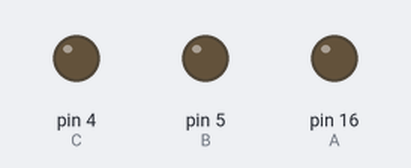
Simulated run of this sketch. Board: Arduino Uno, built with avr-gcc and run on an emulated ATmega328P. On the bench: output pins drawn as LEDs (lit = HIGH). Pins used as bus, display or sensor lines are not drawn.

Above: at 0.1 s.
At 39.9 s:
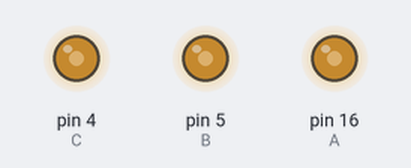
Timing chart, 0 to 40.0 s (numbered marks = the images above):
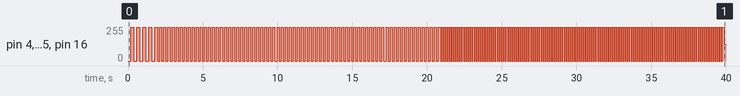

The sketch:

NGOISAOLA04.ino
```cpp
#define A 16 //pin D0
#define B 5 //pin D1
#define C 4 //pin D2
#define D 0 //pin D3

int Y[4]={1,1,1,1};

void setup() {
  Serial.begin(9600);
  // initialize digital pin NOE, A, B, CLK, XUAT, DS as an output.
  pinMode(A, OUTPUT);
  pinMode(B, OUTPUT);
  pinMode(C, OUTPUT);
  pinMode(D, OUTPUT);
  digitalWrite(A, Y[0]);
  digitalWrite(B, Y[1]);
  digitalWrite(C, Y[2]);
  digitalWrite(D, Y[3]);
}

void resetBienY(int bien){
  for(int i=0;i<4;i=i+1){
    Y[i]=bien;
  }
}

void xuatTinhieu(){
  digitalWrite(A, Y[0]);
  digitalWrite(B, Y[1]);
  digitalWrite(C, Y[2]);
  digitalWrite(D, Y[3]);
}

void sangTheochieukimdongho(int solan, int thoigianchay){
  for(int vong=0;vong<solan;vong=vong+1){
      for(int i=0;i<4;i=i+1){
        Y[i]=0;
        xuatTinhieu();
        delay(thoigianchay);
      }
      resetBienY(1);
      xuatTinhieu();
      delay(thoigianchay);
  }
}

void sangNguocchieukimdongho(int solan, int thoigianchay){
  for(int vong=0;vong<solan;vong=vong+1){
      for(int i=0;i<4;i=i+1){
        Y[3-i]=0;
        xuatTinhieu();
        delay(thoigianchay);
      }
      resetBienY(1);
      xuatTinhieu();
      delay(thoigianchay);
  }
}

void tatTheochieukimdongho(int solan, int thoigianchay){
  for(int vong=0;vong<solan;vong=vong+1){
    resetBienY(0);
    xuatTinhieu();
    delay(thoigianchay);
    for(int i=0;i<4;i=i+1){
      Y[i]=1;
      xuatTinhieu();
      delay(thoigianchay);
    }
  }
}

void tatNguocchieukimdongho(int solan, int thoigianchay){
  for(int vong=0;vong<solan;vong=vong+1){
    resetBienY(0);
    xuatTinhieu();
    delay(thoigianchay);
    for(int i=0;i<4;i=i+1){
      Y[3-i]=1;
      xuatTinhieu();
      delay(thoigianchay);
    }
  }
}

void sangDantutrenxuong(int solan, int thoigianchay){
  for(int vong=0;vong<solan;vong=vong+1){
    Y[3]=0;
    xuatTinhieu();
    delay(thoigianchay);
    Y[0]=0;
    Y[2]=0;
    xuatTinhieu();
    delay(thoigianchay);
    Y[1]=0;
    xuatTinhieu();
    delay(thoigianchay);
    resetBienY(1);
    xuatTinhieu();
    delay(thoigianchay);
  }
}

void sangDantuduoilen(int solan, int thoigianchay){
  for(int vong=0;vong<solan;vong=vong+1){
    Y[1]=0;
    xuatTinhieu();
    delay(thoigianchay);
    Y[0]=0;
    Y[2]=0;
    xuatTinhieu();
    delay(thoigianchay);
    Y[3]=0;
    xuatTinhieu();
    delay(thoigianchay);
    resetBienY(1);
    xuatTinhieu();
    delay(thoigianchay);
  }
}

void tatDantutrenxuong(int solan, int thoigianchay){
  for(int vong=0;vong<solan;vong=vong+1){
    resetBienY(0);
    xuatTinhieu();
    delay(thoigianchay);
    Y[3]=1;
    xuatTinhieu();
    delay(thoigianchay);
    Y[0]=1;
    Y[2]=1;
    xuatTinhieu();
    delay(thoigianchay);
    Y[1]=1;
    xuatTinhieu();
    delay(thoigianchay);
    resetBienY(1);
    xuatTinhieu();
    delay(thoigianchay);
  }
}

void tatDantuduoilen(int solan, int thoigianchay){
  for(int vong=0;vong<solan;vong=vong+1){
    resetBienY(0);
    xuatTinhieu();
    delay(thoigianchay);
    Y[1]=1;
    xuatTinhieu();
    delay(thoigianchay);
    Y[0]=1;
    Y[2]=1;
    xuatTinhieu();
    delay(thoigianchay);
    Y[3]=1;
    xuatTinhieu();
    delay(thoigianchay);
    resetBienY(1);
    xuatTinhieu();
    delay(thoigianchay);
  }
}

void nhapnhay(int solan, int thoigianchay){
  for(int vong=0;vong<solan;vong=vong+1){
    resetBienY(0);
    xuatTinhieu();
    delay(thoigianchay);
    resetBienY(1);
    xuatTinhieu();
    delay(thoigianchay);
  }
}

void nhapNhaynhanhdan(){
  for(int i=200;i>0;i=i-65){
    nhapnhay(205-i, i);
  }
}

void nhapNhaycanhdoixung(int solan, int thoigianchay){
  Y[0]=0;
  Y[2]=0;
  Y[1]=1;
  Y[3]=1;
  xuatTinhieu();
  delay(thoigianchay);
  for(int vong=0;vong<solan;vong=vong+1){
    Y[0]=!Y[0];
    Y[2]=!Y[2];
    Y[1]=!Y[1];
    Y[3]=!Y[3];
    xuatTinhieu();
    delay(thoigianchay);
  }
  resetBienY(1);
  xuatTinhieu();
  delay(thoigianchay);
}

void sangXoaytheochieukimdongho(int solan, int thoigianchay){
  for(int vong=0;vong<solan;vong=vong+1){
      for(int i=0;i<4;i=i+1){
        Y[i]=0;
        xuatTinhieu();
        delay(thoigianchay);
        Y[i]=1;
        xuatTinhieu();
      }
  }
  resetBienY(1);
  xuatTinhieu();
}

void sangXoaynguocchieukimdongho(int solan, int thoigianchay){
  for(int vong=0;vong<solan;vong=vong+1){
      for(int i=0;i<4;i=i+1){
        Y[3-i]=0;
        xuatTinhieu();
        delay(thoigianchay);
        Y[3-i]=1;
        xuatTinhieu();
      }
  }
  resetBienY(1);
  xuatTinhieu();
}

void loop() {
  nhapNhaynhanhdan();
  sangTheochieukimdongho(5,100);
  sangNguocchieukimdongho(5,100);
  tatTheochieukimdongho(5,400);
  tatNguocchieukimdongho(5,400);
  sangDantutrenxuong(5,400);
  sangDantuduoilen(5,400);
  tatDantutrenxuong(5,400);
  tatDantuduoilen(5,400);
  nhapNhaycanhdoixung(5,400);
  sangXoaynguocchieukimdongho(5, 100);
  sangXoaynguocchieukimdongho(5, 100);
}
```

Measured:
- by itself, pin 4 (C), pin 5 (B), pin 16 (A): 0/255 → 255/255 at 0.20 s, → 0/255 0.20 s later, → 255/255 0.20 s later, → 0/255 0.20 s later, … (420 changes in this stretch)
